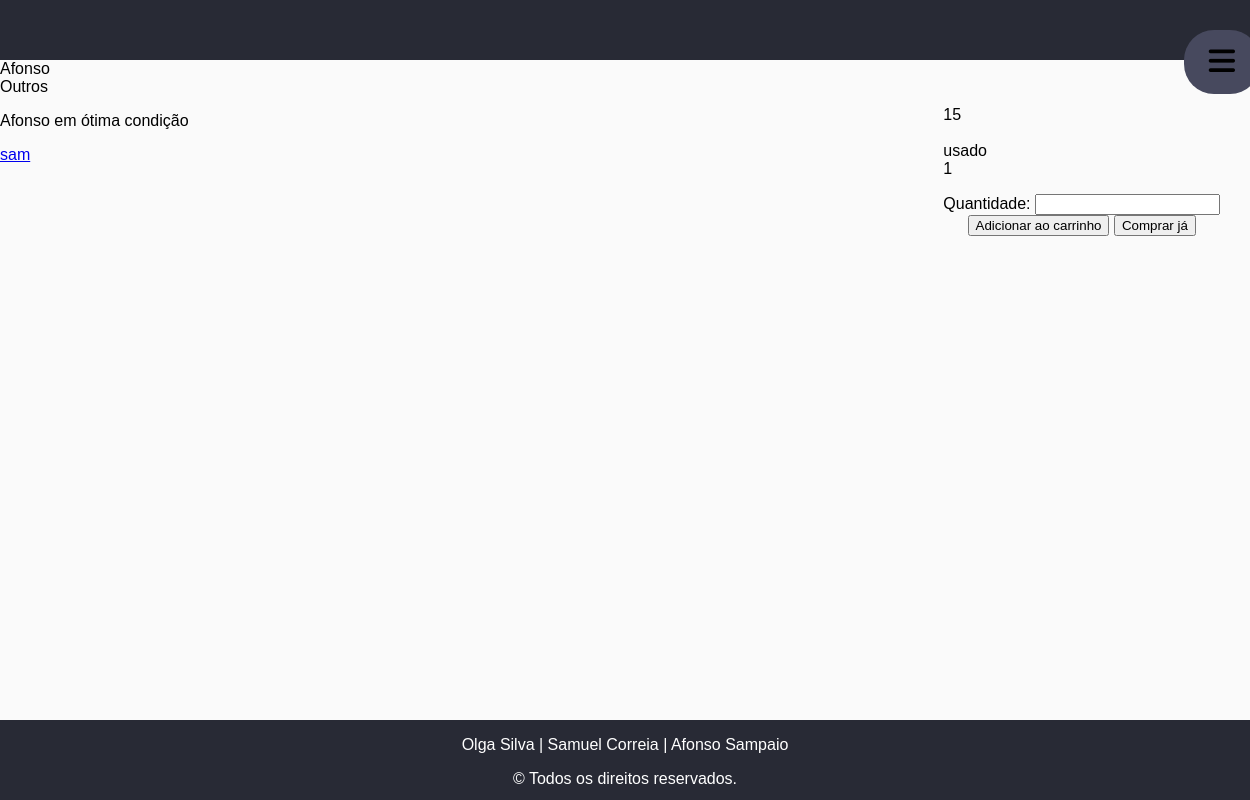
Page /ibuy/produto/3 on the committed database.
### ibuy/models.py (models this page shows, shortened)
class Produto(models.Model):
    user = models.ForeignKey(User, on_delete=models.CASCADE, default="")
    nome = models.CharField(max_length=100)
    categoria = models.ForeignKey(Categoria, on_delete=models.CASCADE, default="", related_name="Categoria")
    quantidade = models.IntegerField(default=0)
    descricao = models.TextField()  # mudar
    preco = models.FloatField(default=0)
    NOVO = 'novo'
    USADO = 'usado'
    OPCOES_CONDICAO = (
        (NOVO, 'Novo'),
        (USADO, 'Usado'),
    )
    condicao = models.CharField(choices=OPCOES_CONDICAO, default=NOVO, max_length=100)

class Categoria(models.Model):
    tipo = models.CharField(max_length=100, default="")

### ibuy/views.py (the view)
# urls.py: path('produto/<int:produto_id>', views.produto, name='produto'),
def produto(request, produto_id):
    produto = get_object_or_404(Produto, pk=produto_id)
    user = get_object_or_404(User, pk=produto.user_id)
    context = {
        'nome_user': user.username,
        'produto': produto
    }
    return render(request, 'ibuy/produto.html', context)

### ibuy/templates/ibuy/produto.html (shortened to what this page needs)
{% extends "ibuy/index.html" %}
{% load static %}
        {% block content %}
        <aside style="float:right; padding: 15px; margin: 15px">
        <p>
            {{ produto.preco }} <br><br>
            {{ produto.condicao }} <br>
            {{ produto.quantidade }} <br>
            </p>
            <form action="">
            <label for="quantidade">Quantidade:</label>
              <input list="quantidades" name="quantidade" id="quantidade">
              <br>
                <input type="submit" value="Adicionar ao carrinho">
                <input type="submit" value="Comprar já">
            </form>
        </aside>
           {{ produto.nome }}<br>
            {{ produto.categoria.tipo }}
            <p>
                {{ produto.descricao }}
            </p>
        <a href="{% url 'ibuy:perfil' produto.user_id %}">
                {{ nome_user }}
        </a>
        <br><br><br><br><br><br>
        {% endblock %}

### ibuy/static/ibuy/style.css (style rules this page uses)
body { font-family: sans-serif; margin: 0; background-color: #fafafa; overflow-x: hidden; }
form { text-align: center; }

### rows in the picture
Produto: preco "15", condicao "usado", quantidade "1", nome "Afonso", categoria.tipo "Outros", descricao "Afonso em ótima condição"

### other values in the picture
{{ nome_user }} "sam"
